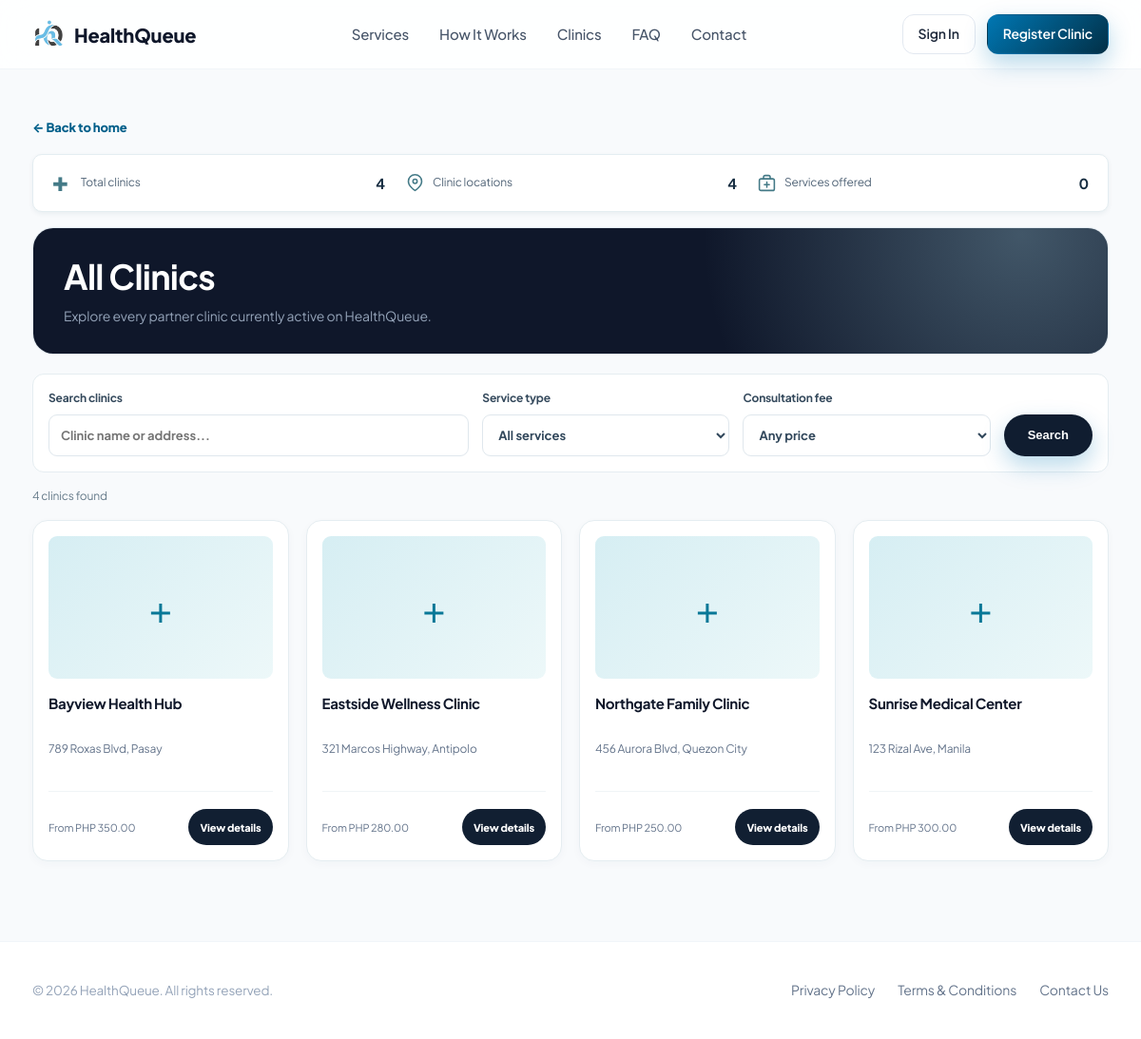
Screenshot of /clinics.php with the database file from the repository.
### tables this page shows
CREATE TABLE IF NOT EXISTS Clinic (
    ClinicID            INT AUTO_INCREMENT PRIMARY KEY,
    ClinicName          VARCHAR(150)   NOT NULL,
    Address             VARCHAR(255)   NOT NULL,
    ContactNumber       VARCHAR(20)    NOT NULL,
    BaseConsultationFee DECIMAL(10,2)  NOT NULL DEFAULT 0.00,
    PhotoUrl             VARCHAR(255)  NULL,
    Description          TEXT          NULL,
     
    Specialties          VARCHAR(255)  NULL,
     
    OpenDays             VARCHAR(20)   NOT NULL DEFAULT '1,2,3,4,5,6',
    OpenTime             TIME          NOT NULL DEFAULT '08:00:00',
    CloseTime            TIME          NOT NULL DEFAULT '17:00:00',
    RegistrationDate    DATETIME       NOT NULL DEFAULT CURRENT_TIMESTAMP,
    DeletedAt           DATETIME       NULL,
    Status               VARCHAR(20)   NOT NULL DEFAULT 'Active',
    archived             TINYINT       NOT NULL DEFAULT 0
);

### includes/clinic-photos.php (called while the page is built, shortened)
<?php
function clinicCoverPhoto(PDO $pdo, array $clinic): ?string
{
    $cover = basename((string) ($clinic['PhotoUrl'] ?? ''));
    return clinicPhotos($pdo, $clinic)[0] ?? null;
}
function clinicPhotos(PDO $pdo, array $clinic): array
{
    $names = empty($clinic['PhotoUrl']) ? [] : [basename($clinic['PhotoUrl'])];
    try {
        $stmt = $pdo->prepare('SELECT Filename FROM ClinicPhoto WHERE ClinicID = ? ORDER BY SortOrder, PhotoID');
        $stmt->execute([$clinic['ClinicID']]);
        $names = array_merge($names, $stmt->fetchAll(PDO::FETCH_COLUMN));
    } catch (PDOException $e) {
        error_log('Clinic gallery unavailable: ' . $e->getMessage());
    }
    return array_values(array_filter(array_unique($names), static function ($name) {
        return $name === basename($name) && is_file(__DIR__ . '/../assets/uploads/clinics/' . $name);
    }));
}

### clinics.php (the view, shortened to what this page needs)
<?php
require_once __DIR__ . '/includes/auth.php';
require_once __DIR__ . '/includes/clinic-photos.php';
$pdo = getDbConnection();
$search = trim((string) ($_GET['q'] ?? ''));
$clinics = [];
$services = [];
$totalClinics = 0;
$totalLocations = 0;
if ($pdo) {
    try {
        $directory = $pdo->query("SELECT Address, Specialties FROM Clinic WHERE archived = 0 AND Status = 'Active'")->fetchAll();
        $totalClinics = count($directory);
        $totalLocations = count(array_unique(array_column($directory, 'Address')));
        natcasesort($services);
        $sql = "SELECT ClinicID, ClinicName, Address, BaseConsultationFee, PhotoUrl FROM Clinic WHERE archived = 0 AND Status = 'Active'";
        $params = [];
        $sql .= ' ORDER BY ClinicName';
        $stmt = $pdo->prepare($sql);
        $stmt->execute($params);
        $clinics = $stmt->fetchAll();
    } catch (PDOException $e) {
        error_log('Public clinics browse failed: ' . $e->getMessage());
        $dataError = 'Clinics are temporarily unavailable.';
    }
} else {
    $dataError = 'Clinics are temporarily unavailable.';
}
require __DIR__ . '/includes/header.php';
?>
<main class="portal-shell public-clinic-directory"><div class="container">
  <a href="<?= HQ_BASE_URL ?>/index.php#clinics" class="back-link">&larr; Back to home</a>
  <div class="directory-stats" aria-label="Clinic directory totals">
    <span><span aria-hidden="true">&#10010;</span><span class="directory-stat-label">Total clinics</span><strong><?= $totalClinics ?></strong></span>
    <span><span class="directory-stat-icon" aria-hidden="true"><svg viewBox="0 0 24 24" fill="none" stroke="currentColor" stroke-width="1.8" stroke-linecap="round" stroke-linejoin="round"><path d="M20 10c0 6-8 11-8 11S4 16 4 10a8 8 0 1 1 16 0Z"/><circle cx="12" cy="10" r="2.5"/></svg></span><span class="directory-stat-label">Clinic locations</span><strong><?= $totalLocations ?></strong></span>
    <span><span class="directory-stat-icon" aria-hidden="true"><svg viewBox="0 0 24 24" fill="none" stroke="currentColor" stroke-width="1.8" stroke-linecap="round" stroke-linejoin="round"><rect x="3" y="7" width="18" height="14" rx="2"/><path d="M8 7V5a2 2 0 0 1 2-2h4a2 2 0 0 1 2 2v2M12 11v6M9 14h6"/></svg></span><span class="directory-stat-label">Services offered</span><strong><?= count($services) ?></strong></span>
  </div>
  <section class="directory-banner">
    <div class="portal-hero"><div><h1>All Clinics</h1><p>Explore every partner clinic currently active on HealthQueue.</p></div></div>
  </section>
  <section class="portal-section">
    <form method="get" class="directory-filters">
      <label class="directory-search">Search clinics<input type="search" name="q" value="<?= htmlspecialchars($search) ?>" placeholder="Clinic name or address..."></label>
      <label>Service type<select name="service"><option value="">All services</option></select></label>
      <label>Consultation fee<select name="fee"><option value="">Any price</option></select></label>
      <div class="directory-filter-actions">
        <button type="submit" class="btn btn-primary">Search</button>
      </div>
    </form>
    <p class="directory-results" aria-live="polite"><?= count($clinics) ?> clinic<?= count($clinics) === 1 ? '' : 's' ?> found</p>
    <?php if ($clinics): ?>
      <div class="portal-clinics">
        <?php foreach ($clinics as $clinic): ?>
          <article class="portal-clinic-card">
            <?php $photo = clinicCoverPhoto($pdo, $clinic) ?? ''; ?>
            <?php if ($photo !== '' && is_file(__DIR__ . '/assets/uploads/clinics/' . $photo)): ?>
              <img src="<?= HQ_BASE_URL ?>/assets/uploads/clinics/<?= rawurlencode($photo) ?>" alt="" class="portal-clinic-photo">
            <?php else: ?>
              <div class="portal-clinic-mark">+</div>
            <?php endif; ?>
            <h3><?= htmlspecialchars($clinic['ClinicName']) ?></h3>
            <p><?= htmlspecialchars($clinic['Address']) ?></p>
            <div>
              <span>From PHP <?= number_format((float) $clinic['BaseConsultationFee'], 2) ?></span>
              <a href="<?= HQ_BASE_URL ?>/clinic-profile.php?clinic_id=<?= (int) $clinic['ClinicID'] ?>">View details</a>
            </div>
          </article>
        <?php endforeach; ?>
      </div>
    <?php else: ?>
      <p class="admin-empty">No clinics match your search.</p>
    <?php endif; ?>
  </section>
</div></main>
<?php require __DIR__ . '/includes/footer.php'; ?>

### rows the page displays
clinic: ClinicName "Bayview Health Hub", Address "789 Roxas Blvd, Pasay", BaseConsultationFee "350.00"
clinic: ClinicName "Eastside Wellness Clinic", Address "321 Marcos Highway, Antipolo", BaseConsultationFee "280.00"
clinic: ClinicName "Northgate Family Clinic", Address "456 Aurora Blvd, Quezon City", BaseConsultationFee "250.00"
clinic: ClinicName "Sunrise Medical Center", Address "123 Rizal Ave, Manila", BaseConsultationFee "300.00"

### other values shown
$totalClinics "4"
$totalLocations "4"
count($services) "0"
count($clinics) "4"
